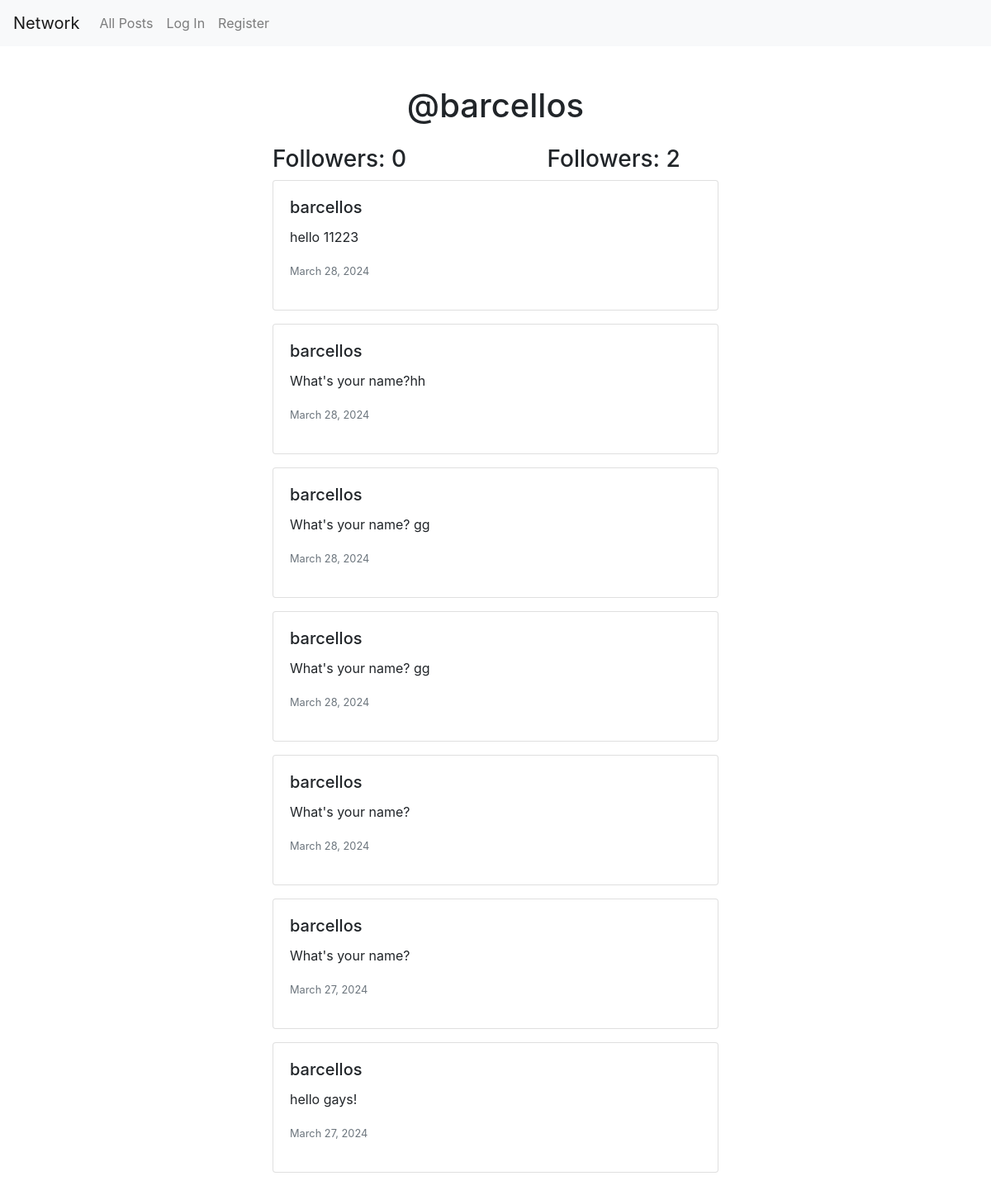
Page /perfil/2 on the committed database.
### network/models.py (models this page shows, shortened)
class User(AbstractUser):
    pass

class Post(models.Model):
    content = models.CharField(max_length=100)
    user = models.ForeignKey(User, on_delete=models.CASCADE)
    date = models.DateField(auto_now_add=True)

### network/views.py (the view)
# urls.py: path('perfil/<int:id>', views.get_perfil, name="perfil"),
def get_perfil(request, id):
    if request.method == "GET":
        currentUser = User.objects.get(pk=id)
        allposts = Post.objects.filter(user=currentUser).order_by('-id')
        paginator =  Paginator(allposts, 10)
        page_number = request.GET.get('page')
        post_of_the_page = paginator.get_page(page_number)
        following = Follow.objects.filter(user=currentUser)
        followers = Follow.objects.filter(user_follower=currentUser)
        try:
            checkFollow = followers.filter(user=User.objects.get(pk=request.user.id))
            if len(checkFollow) != 0 :
                isFollowing = True
            else:
                isFollowing = False
        except:
            isFollowing = False
        return render(request, "network/Pefil.html", {
            "posts": allposts,
            "posts_of_the_page":post_of_the_page,
            "following":followers,
            "followers":following,
            "isFollowing":isFollowing,
            "User":currentUser
        })

### network/templates/network/Pefil.html (shortened to what this page needs)
{% extends "network/layout.html" %}
{% block body %}
<div class="container mt-5">
    <div class="row">
        <div class="col-md-6 offset-md-3">
            <h1 class="text-center mb-4">@{{ User.username }}</h1>
                <div class="conteiner">
                    <div class="row d-flex justify-conteiner-center">
                        <h3 class="col-7">Followers: {{ followers.count }}</h3>
                        <h3 class="col-5">Followers: {{ following.count }}</h3>
                    </div>
                </div>
            {% for inf in posts_of_the_page %}
            <div class="card mb-3">
                <div class="card-body">
                    <h5 class="card-title">{{ inf.user.username }}</a></h5>
                    <p class="card-text">{{ inf.content }}</p>
                    <p class="card-text"><small class="text-muted">{{ inf.date }}</small></p>
                </div>
            </div>
            {% endfor %}
        </div>
    </div>
</div>
{% endblock %}

### network/templates/network/layout.html (shortened to what this page needs)
{% load static %}
<!DOCTYPE html>
<html lang="en">
    <head>
        <link rel="stylesheet" href="https://stackpath.bootstrapcdn.com/bootstrap/4.4.1/css/bootstrap.min.css">
        <link href="{% static 'network/styles.css' %}" rel="stylesheet">
        <link rel="stylesheet" href="https://cdnjs.cloudflare.com/ajax/libs/font-awesome/4.7.0/css/font-awesome.min.css">
    </head>
    <body>
        <nav class="navbar navbar-expand-lg navbar-light bg-light">
            <a class="navbar-brand" href="#">Network</a>
            <div>
              <ul class="navbar-nav mr-auto">
                <li class="nav-item">
                  <a class="nav-link" href="{% url 'index' %}">All Posts</a>
                </li>
                {% if user.is_authenticated %}
                    <li class="nav-item">
                        <a class="nav-link" href="{% url 'Following' %}">Following</a>
                    </li>
                    <li class="nav-item">
                        <a class="nav-link" href="{% url 'logout' %}">Log Out</a>
                    </li>
                {% else %}
                    <li class="nav-item">
                        <a class="nav-link" href="{% url 'login' %}">Log In</a>
                    </li>
                    <li class="nav-item">
                        <a class="nav-link" href="{% url 'register' %}">Register</a>
                    </li>
                {% endif %}
              </ul>
            </div>
          </nav>
        <div class="body">
            {% block body %}
            {% endblock %}
        </div>
    </body>
</html>

### rows in the picture
User: username "barcellos"
Post: user.username "barcellos", content "hello 11223", date "March 28, 2024"
Post: user.username "barcellos", content "What's your name?hh", date "March 28, 2024"
Post: user.username "barcellos", content "What's your name? gg", date "March 28, 2024"
Post: user.username "barcellos", content "What's your name? gg", date "March 28, 2024"
Post: user.username "barcellos", content "What's your name?", date "March 28, 2024"
Post: user.username "barcellos", content "What's your name?", date "March 27, 2024"
Post: user.username "barcellos", content "hello gays!", date "March 27, 2024"

### other values in the picture
{{ followers.count }} "0"
{{ following.count }} "2"
